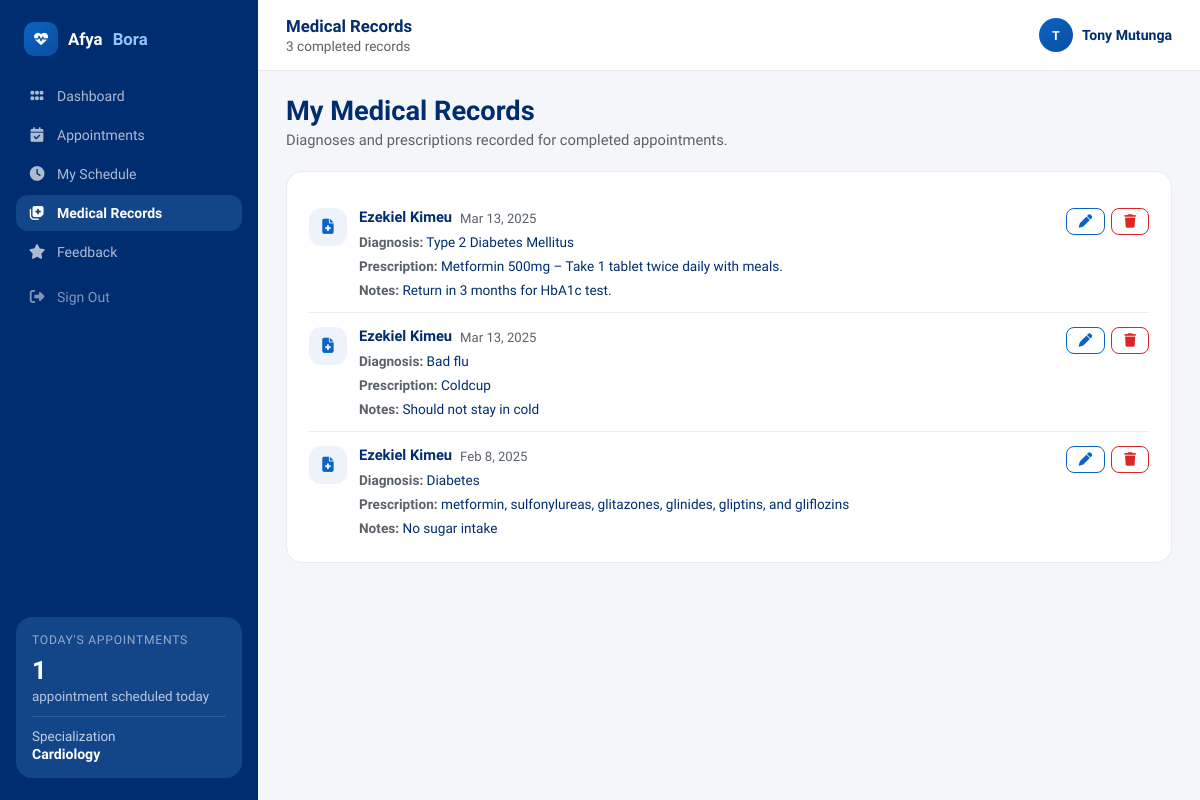
Page /doctors/medical_history.php (signed in) on the earlier database version.
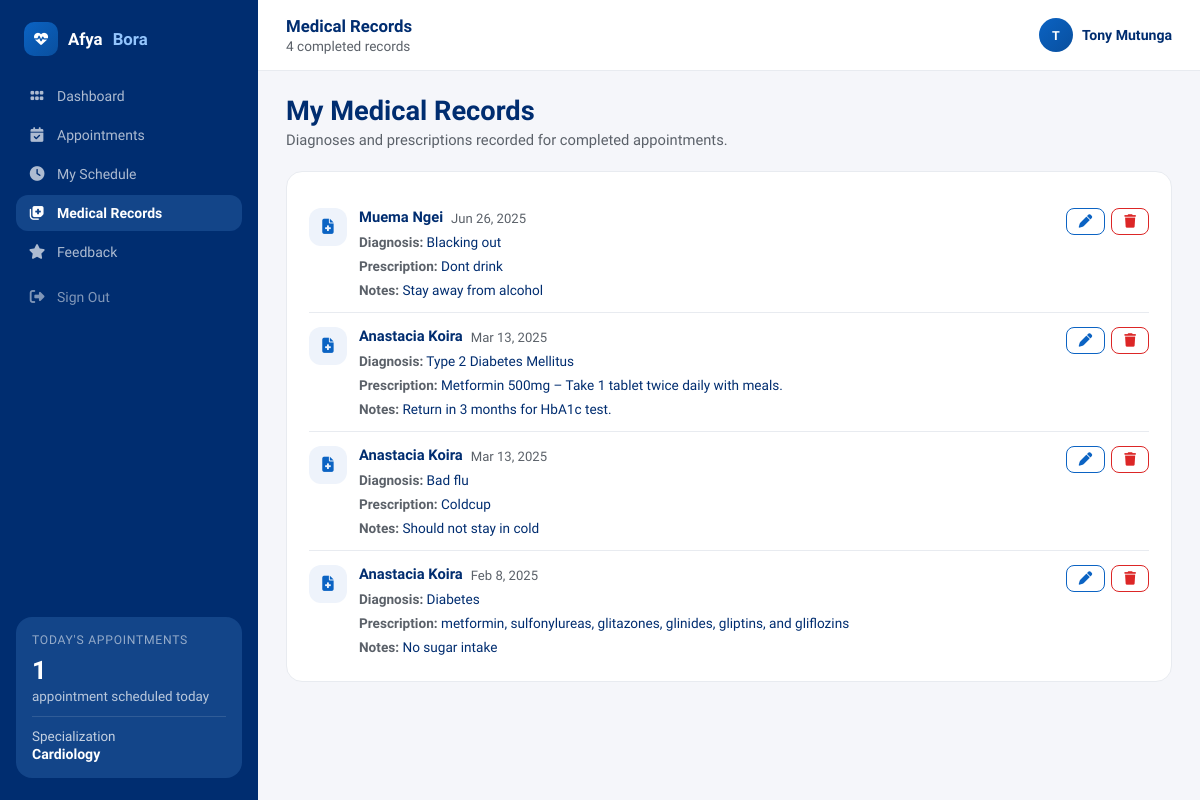
Same page on the later database version.
### tables this page shows
CREATE TABLE `appointments` (
  `appointment_id` int(11) NOT NULL AUTO_INCREMENT,
  `patient_id` int(11) NOT NULL,
  `doctor_id` int(11) NOT NULL,
  `appointment_date` date NOT NULL,
  `appointment_time` time NOT NULL,
  `status` enum('scheduled','completed','canceled','no_show','rescheduled') NOT NULL DEFAULT 'scheduled',
  `payment_status` enum('pending','paid') DEFAULT 'pending',
  `payment_amount` decimal(10,2) DEFAULT 500.00,
  `payment_date` timestamp NULL DEFAULT NULL,
  `payment_method` varchar(50) DEFAULT NULL,
  `payment_reference` varchar(100) DEFAULT NULL,
  `created_at` timestamp NULL DEFAULT current_timestamp(),
  `updated_at` timestamp NULL DEFAULT NULL,
  `updated_by` int(11) DEFAULT NULL,
  `reason` enum('Routine Check-up','Follow-up','New Symptoms','Chronic Condition','Other') NOT NULL,
  `additional_notes` text DEFAULT NULL,
  `appointment_duration` int(11) NOT NULL DEFAULT 30 COMMENT 'minutes',
  PRIMARY KEY (`appointment_id`),
  UNIQUE KEY `ux_doc_datetime` (`doctor_id`,`appointment_date`,`appointment_time`),
  KEY `patient_id` (`patient_id`),
  KEY `doctor_id` (`doctor_id`),
  KEY `ix_appointments_updated_by` (`updated_by`),
  CONSTRAINT `appointments_ibfk_2` FOREIGN KEY (`doctor_id`) REFERENCES `users` (`user_id`) ON DELETE CASCADE,
  CONSTRAINT `fk_appointments_patient` FOREIGN KEY (`patient_id`) REFERENCES `users` (`user_id`) ON DELETE CASCADE,
  CONSTRAINT `fk_appointments_updated_by` FOREIGN KEY (`updated_by`) REFERENCES `users` (`user_id`) ON DELETE SET NULL
);

CREATE TABLE `users` (
  `user_id` int(11) NOT NULL AUTO_INCREMENT,
  `full_name` varchar(100) NOT NULL,
  `email` varchar(100) NOT NULL,
  `password_hash` varchar(255) NOT NULL,
  `phone_number` varchar(15) DEFAULT NULL,
  `role` enum('admin','doctor','patient','receptionist') NOT NULL,
  `specialization` varchar(100) DEFAULT NULL,
  `date_of_birth` date DEFAULT NULL,
  `gender` enum('male','female','other') DEFAULT NULL,
  `address` text DEFAULT NULL,
  `created_at` timestamp NULL DEFAULT current_timestamp(),
  PRIMARY KEY (`user_id`),
  UNIQUE KEY `email` (`email`)
);

CREATE TABLE `medical_records` (
  `record_id` int(11) NOT NULL AUTO_INCREMENT,
  `appointment_id` int(11) NOT NULL,
  `diagnosis` text DEFAULT NULL,
  `prescription` text DEFAULT NULL,
  `notes` text DEFAULT NULL,
  `created_at` timestamp NULL DEFAULT current_timestamp(),
  PRIMARY KEY (`record_id`),
  KEY `appointment_id` (`appointment_id`),
  CONSTRAINT `medical_records_ibfk_1` FOREIGN KEY (`appointment_id`) REFERENCES `appointments` (`appointment_id`) ON DELETE CASCADE
);

### doctors/medical_history.php (the view, shortened to what this page needs)
<?php
require_once "../config/db.php";
$doctor_id = $_SESSION["user_id"];
$query = "SELECT a.appointment_id, a.appointment_date, u.full_name AS patient_name,
                 m.diagnosis, m.prescription, m.notes
          FROM appointments a
          JOIN users u ON a.patient_id = u.user_id
          JOIN medical_records m ON a.appointment_id = m.appointment_id
          WHERE a.doctor_id = ? AND a.status = 'completed'
          ORDER BY a.appointment_date DESC";
$stmt = $conn->prepare($query);
$stmt->bind_param("i", $doctor_id);
$stmt->execute();
$result = $stmt->get_result();
$total = $result->num_rows;
?>
<!DOCTYPE html>
<html lang="en">
<head>
    <link rel="stylesheet" href="https://cdnjs.cloudflare.com/ajax/libs/font-awesome/6.5.0/css/all.min.css">
</head>
<body>
<?php include "sidebar.php"; ?>
<div class="ab-main-wrap">
    <header class="ab-topbar">
        <div class="ab-topbar-left">
            <div class="ab-greeting">Medical Records</div>
            <div class="ab-subgreeting"><?= $total ?> completed record<?= $total === 1 ? '' : 's' ?></div>
        </div>
        <div class="ab-topbar-right">
            <div class="ab-user-chip">
                <div class="ab-user-avatar"><?= htmlspecialchars(strtoupper(substr($_SESSION['full_name'] ?? 'D', 0, 1))) ?></div>
                <div class="ab-user-name"><?= htmlspecialchars($_SESSION['full_name'] ?? '') ?></div>
            </div>
        </div>
    </header>
    <main class="ab-content">
        <div class="ab-page-title">My Medical Records</div>
        <div class="ab-page-sub">Diagnoses and prescriptions recorded for completed appointments.</div>
        <div class="ab-card">
            <?php if ($total > 0): ?>
                <?php while ($row = $result->fetch_assoc()): ?>
                    <div class="ab-list-row">
                        <div class="ab-icon-chip"><i class="fas fa-file-medical"></i></div>
                        <div class="alr-body">
                            <div class="alr-title-line">
                                <span class="alr-title"><?= htmlspecialchars($row['patient_name']) ?></span>
                                <span class="alr-meta"><?= date('M j, Y', strtotime($row['appointment_date'])) ?></span>
                            </div>
                            <?php if (!empty($row['diagnosis'])): ?><div class="alr-detail"><span class="alr-detail-label">Diagnosis:</span> <?= htmlspecialchars($row['diagnosis']) ?></div><?php endif; ?>
                            <?php if (!empty($row['prescription'])): ?><div class="alr-detail"><span class="alr-detail-label">Prescription:</span> <?= htmlspecialchars($row['prescription']) ?></div><?php endif; ?>
                            <?php if (!empty($row['notes'])): ?><div class="alr-detail"><span class="alr-detail-label">Notes:</span> <?= htmlspecialchars($row['notes']) ?></div><?php endif; ?>
                        </div>
                        <div class="alr-trailing">
                            <a href="add_medical_record.php?appointment_id=<?= (int)$row['appointment_id'] ?>" class="ab-btn ab-btn-secondary ab-btn-sm"><i class="fas fa-pen"></i></a>
                            <a href="delete_medical_record.php?appointment_id=<?= (int)$row['appointment_id'] ?>" class="ab-btn ab-btn-danger ab-btn-sm" onclick="return confirm('Delete this record?');"><i class="fas fa-trash"></i></a>
                        </div>
                    </div>
                <?php endwhile; ?>
            <?php else: ?>
                <p style="color:var(--muted);font-size:.85rem;margin:6px 0 0">No medical records found.</p>
            <?php endif; ?>
        </div>
    </main>
</div>
</body>
</html>

Differences in the rows shown:
now on this page (row edited): appointments: patient.full_name "Muema Ngei", appointment_date "Jun 26, 2025", medical_records.diagnosis "Blacking out", medical_records.prescription "Dont drink", medical_records.notes "Stay away from alcohol"
changed appointments "Mar 13, 2025": patient.full_name "Ezekiel Kimeu" → "Anastacia Koira"
changed appointments "Feb 8, 2025": patient.full_name "Ezekiel Kimeu" → "Anastacia Koira"
Other differences:
$total: "3" → "4"
